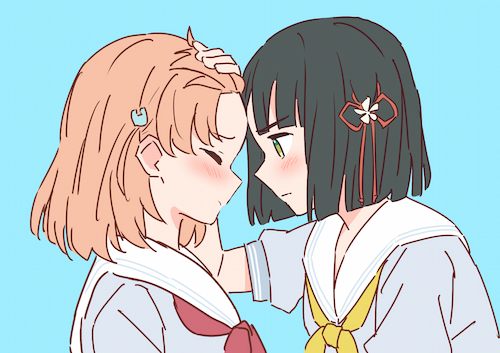
#> input picture GinKaho.jpg, 500 x 353 px, found by its file name
$ python transmitter.py
#> lines starting #> are read from the running program, lines starting #| are printed output that depends on the picture
### ofdm_lib.py
import numpy as np
import scipy.interpolate
import scipy.signal


class QAMModem:
    """
    Simple square QAM modem supporting modulation and demodulation.

    Parameters
    ----------
    m_bits : int
        Number of bits per QAM symbol (e.g. 2 for QPSK, 4 for 16-QAM).

    Attributes
    ----------
    m : int
        Bits per symbol.
    M : int
        Modulation order (2**m).
    constellation : np.ndarray
        Normalized complex constellation points.
    map_table : dict[int, complex]
        Mapping from symbol index to constellation point.
    """

    def __init__(self, m_bits: int) -> None:
        self.m = m_bits
        self.M = 2**self.m
        self.map_table: dict[int, complex] = {}
        self.demap_table: dict[int, int] = {}
        self._generate_constellation()

    def _generate_constellation(self) -> None:
        """Generate a normalized square QAM constellation and mapping table."""
        k = int(np.sqrt(self.M))
        alpha = np.arange(-(k - 1), k, 2)
        constellation: list[complex] = []
        for i in range(k):
            for j in range(k):
                constellation.append(complex(alpha[i], alpha[j]))

        constellation_arr = np.array(constellation)
        self.norm_factor = np.sqrt(
            np.mean(np.abs(constellation_arr) ** 2)
        )
        self.constellation = constellation_arr / self.norm_factor

        for i in range(self.M):
            self.map_table[i] = self.constellation[i]

    def modulate(self, bits: np.ndarray) -> np.ndarray:
        """
        Map a bit array to QAM constellation symbols.

        Parameters
        ----------
        bits : np.ndarray
            1D array of bits (0/1) to be mapped.

        Returns
        -------
        np.ndarray
            Complex QAM symbols.
        """
        n_pad = (self.m - len(bits) % self.m) % self.m
        if n_pad > 0:
            bits = np.concatenate([bits, np.zeros(n_pad, dtype=int)])

        reshaped = bits.reshape(-1, self.m)
        powers = 1 << np.arange(self.m)[::-1]
        indices = reshaped.dot(powers)

        return np.array([self.map_table[idx] for idx in indices])

    # [23 lines left out: function demodulate, not called in this run]


def nyquist_mod(complex_signal: np.ndarray) -> np.ndarray:
    """
    Map a complex baseband sequence to a real-valued Nyquist sampled waveform.

    The mapping alternates the sign between I and Q samples to create a
    real-valued sequence suitable for audio-like transport.

    Parameters
    ----------
    complex_signal : np.ndarray
        Complex baseband samples.

    Returns
    -------
    np.ndarray
        Real-valued Nyquist-modulated sequence.
    """
    len_signal = len(complex_signal)
    base_signal = np.zeros(2 * len_signal)
    sign = 1.0
    for smpl in range(len_signal):
        base_signal[2 * smpl] = sign * np.real(complex_signal[smpl])
        base_signal[2 * smpl + 1] = sign * np.imag(complex_signal[smpl])
        sign *= -1.0
    return base_signal


# [23 lines left out: function nyquist_demod, not called in this run]


class OFDM:
    """
    Core OFDM modem supporting encoding, decoding, and symbol timing search.

    Parameters
    ----------
    nFreqSamples : int, optional
        FFT size (number of subcarriers), by default 1024.
    pilotAmplitude : float, optional
        Amplitude of pilot subcarriers, by default 1.
    nDataBytesPerSymbol : int, optional
        Number of payload bytes carried per OFDM symbol, by default 100.
    fracCyclic : float, optional
        Cyclic prefix length as a fraction of the FFT size, by default 0.25.
    mQAM : int, optional
        Bits per QAM symbol (e.g. 2, 4, 6, 8), by default 2.

    Attributes
    ----------
    nIFFT : int
        FFT size.
    nCyclic : int
        Cyclic prefix length in samples.
    nDataBytes : int
        Payload bytes per OFDM symbol.
    num_active_data_symbols : int
        Number of active QAM data symbols per OFDM symbol.
    kstart : int
        Maximum active subcarrier index (symmetric around DC).
    pilotIndices : np.ndarray
        Indices of pilot subcarriers.
    H_est : np.ndarray | None
        Last estimated channel frequency response across all subcarriers.
    """

    def __init__(
        self,
        nFreqSamples: int = 1024,
        pilotAmplitude: float = 1.0,
        nDataBytesPerSymbol: int = 100,
        fracCyclic: float = 0.25,
        mQAM: int = 2,
    ) -> None:
        self.nIFFT = nFreqSamples
        self.nCyclic = int(self.nIFFT * fracCyclic)
        self.mQAM = mQAM
        self.nDataBytes = nDataBytesPerSymbol

        self.qam = QAMModem(self.mQAM)
        self.pilotAmplitude = pilotAmplitude

        total_data_bits = self.nDataBytes * 8
        self.num_active_data_symbols = int(
            np.ceil(total_data_bits / self.mQAM)
        )

        pilot_density = 8
        estimated_total_carriers = self.num_active_data_symbols * (
            pilot_density / (pilot_density - 1)
        )
        self.kstart = int(np.ceil(estimated_total_carriers / 2)) + 2

        if self.kstart > self.nIFFT // 2 - 2:
            self.kstart = self.nIFFT // 2 - 2

        self.pilotIndices = np.arange(
            -self.kstart, self.kstart + 1, pilot_density
        )
        self.pilotIndices = self.pilotIndices[self.pilotIndices != 0]

        self.rxindex = 0
        self.signal: np.ndarray | None = None

        self.H_est: np.ndarray | None = None

    def encode(self, data_bytes: np.ndarray, randomSeed: int = 1) -> np.ndarray:
        """
        Encode payload bytes into a single OFDM symbol with pilots and CP.

        Parameters
        ----------
        data_bytes : np.ndarray
            1D array of uint8 payload bytes.
        randomSeed : int, optional
            Seed for scrambling, by default 1.

        Returns
        -------
        np.ndarray
            Time-domain OFDM symbol with cyclic prefix (complex-valued).
        """
        rng = np.random.default_rng(randomSeed)
        rints = np.uint8(rng.integers(256, size=len(data_bytes)))
        data_scrambled = data_bytes ^ rints

        bits = np.unpackbits(data_scrambled)
        qam_symbols = self.qam.modulate(bits)

        spectrum = np.zeros(self.nIFFT, dtype=complex)
        data_idx = 0
        pilot_set = set(self.pilotIndices)

        for k in range(-self.kstart, self.kstart + 1):
            if k == 0:
                continue

            if k in pilot_set:
                spectrum[k] = self.pilotAmplitude
            elif data_idx < len(qam_symbols):
                spectrum[k] = qam_symbols[data_idx]
                data_idx += 1
            else:
                spectrum[k] = 0.0

        tx_signal = np.fft.ifft(spectrum)
        cyclic_prefix = tx_signal[-self.nCyclic :]
        symbol_with_cp = np.concatenate((cyclic_prefix, tx_signal))

        return symbol_with_cp

    # [173 lines left out: functions decode, find_symbol_start, not called in this run]

### transmitter.py
import matplotlib.pyplot as plt
import numpy as np
import scipy.io.wavfile as wav
from PIL import Image

import ofdm_lib


def main() -> None:
    """
    Transmit a grayscale image using an OFDM baseband and Nyquist modulation.

    The script reads `ginkaho.jpg`, encodes it into OFDM symbols, converts the
    complex baseband into a real-valued waveform, and writes the result to
    `transmitted_signal.wav`. A spectrogram of the transmitted signal is
    also displayed.
    """
    print("--- Transmitter ---")

    image_path = "ginkaho.jpg"
    try:
        img = Image.open(image_path).convert("L")
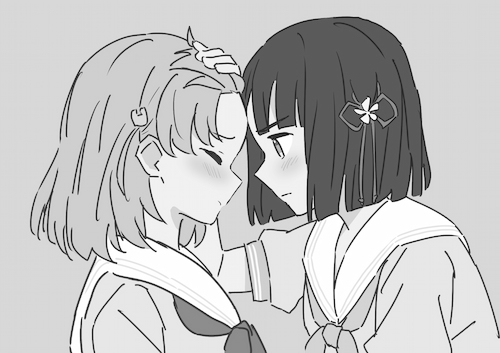
#> img: PIL image 500x353 L; min 0, max 255, mean 191.7
        img = img.resize((100, 75))
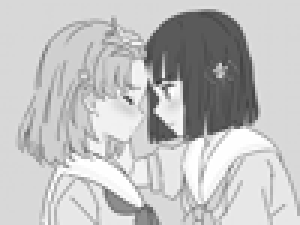
#> img: PIL image 100x75 L (shown 3 times larger); min 53, max 255, mean 191.7
    except FileNotFoundError:
        print(
            f"Error: image {image_path} not found. "
            "Ensure the file exists or update the path."
        )
        return

    print(f"Original image size: {img.size}")
#| Original image size: (100, 75)
    tx_bytes = np.array(img, dtype="uint8").flatten()
#> tx_bytes = 7500 values, max 255 at index 3057, min 53 at index 2752, mean 191.7
    print(f"Number of bytes to transmit: {len(tx_bytes)}")
#| Number of bytes to transmit: 7500

    n_fft = 1024
    qam_order = 2
    data_carriers = 756
    n_bytes_per_symbol = (data_carriers * qam_order) // 8

    ofdm = ofdm_lib.OFDM(
        nFreqSamples=n_fft,
        nDataBytesPerSymbol=n_bytes_per_symbol,
        mQAM=qam_order,
    )

    remainder = len(tx_bytes) % n_bytes_per_symbol
#> remainder = 129
    if remainder != 0:
        padding = np.zeros(n_bytes_per_symbol - remainder, dtype="uint8")
#> padding = 60 values from 0 to 0
        tx_bytes = np.concatenate((tx_bytes, padding))
#> tx_bytes = 7560 values, max 255 at index 3057, min 0 at index 7500, mean 190.2

    n_symbols = len(tx_bytes) // n_bytes_per_symbol
#> n_symbols = 40
    print(f"Total OFDM symbols: {n_symbols}")
#| Total OFDM symbols: 40

    complex_signal: list[complex] = []

    for i in range(n_symbols):
        chunk = tx_bytes[i * n_bytes_per_symbol : (i + 1) * n_bytes_per_symbol]
        symbol = ofdm.encode(chunk, randomSeed=i)
        complex_signal.extend(symbol)
#> after the loop, complex_signal = 51200 items

    complex_signal_arr = np.array(complex_signal)

    tx_signal_real = ofdm_lib.nyquist_mod(complex_signal_arr)
#> in nyquist_mod, `len_signal = len(complex_signal)`: len_signal = 51200
#> after the loop in nyquist_mod, `for smpl in range(len_signal):`: sign = 1

    silence = np.zeros(n_fft * 4)
    final_signal = np.concatenate((silence, tx_signal_real, silence))

    final_signal = final_signal / np.max(np.abs(final_signal))

    output_filename = "transmitted_signal.wav"
    wav.write(output_filename, 44100, final_signal.astype(np.float32))
    print(f"Transmitted signal written to: {output_filename}")

    plt.figure()
    plt.specgram(
        final_signal[:40000], NFFT=1024, Fs=44100, noverlap=512
    )
    plt.title("Transmitted signal spectrogram")
    plt.show()
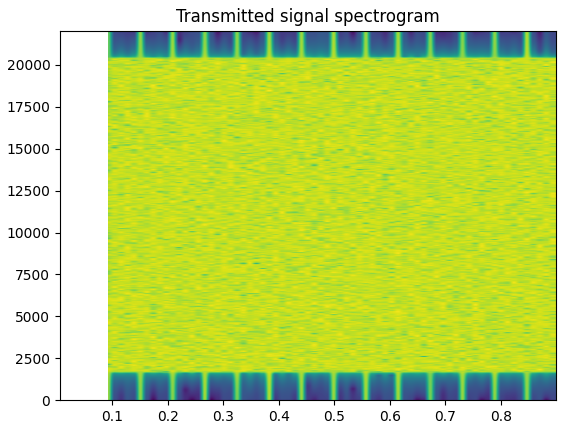
#> figure drawn by matplotlib, 1 panel


if __name__ == "__main__":
    main()
